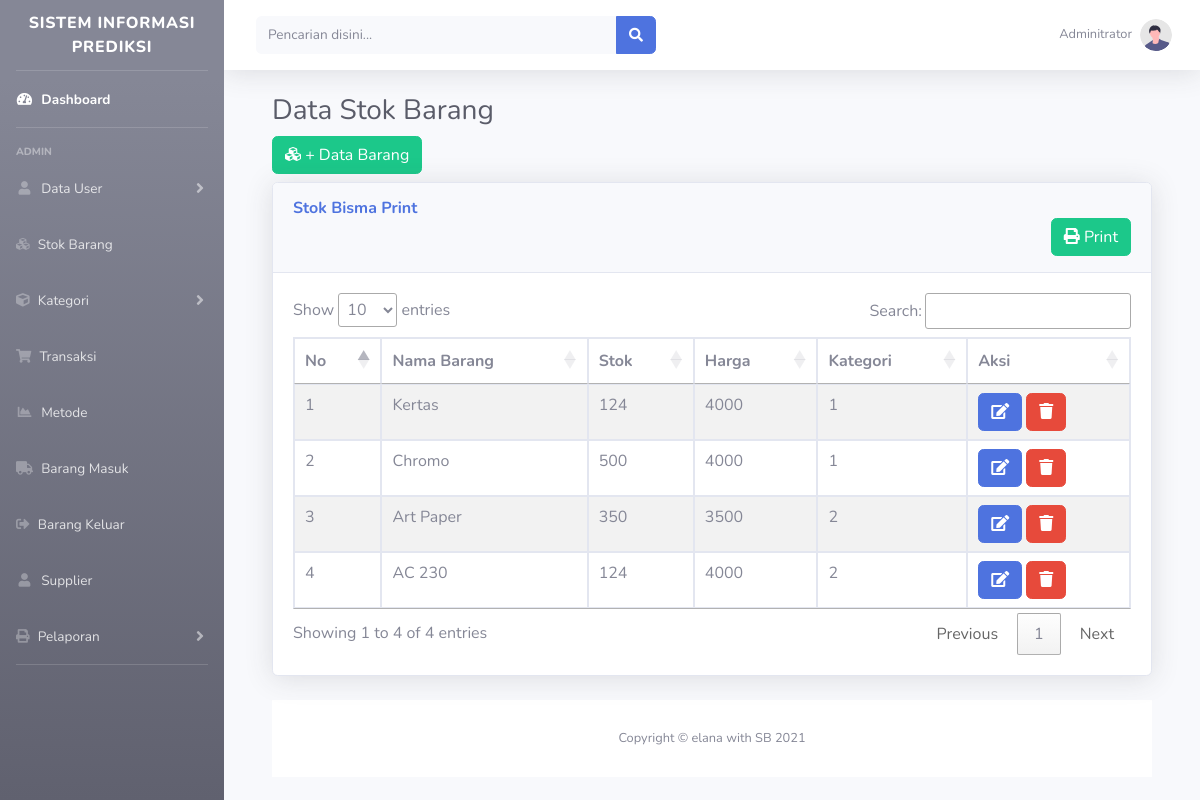
The app's page /?halaman=stok (signed in), older data.
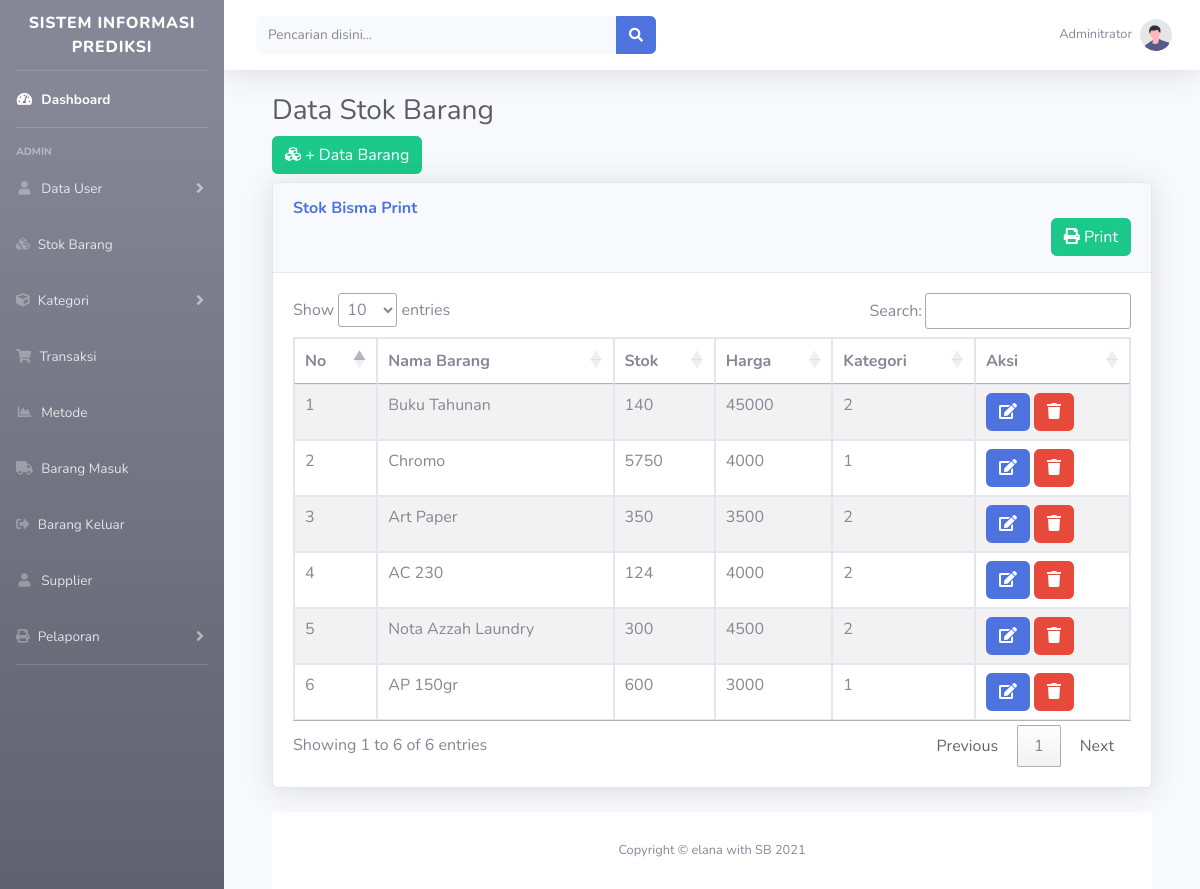
The same page, newer data.
### tables this page shows
CREATE TABLE `stok` (
  `id` int(11) NOT NULL,
  `nama_barang` varchar(150) NOT NULL,
  `jenis` varchar(100) NOT NULL,
  `stok` int(11) DEFAULT NULL,
  `harga` int(50) NOT NULL,
  `kategori` varchar(150) NOT NULL
);

### admin/stok/index_barang.php (the view)
<div class="container-fluid">
    <h1 class="h3 mb-2 text-gray-800">Data Stok Barang </h1>
    <div class="box">
        <div class="box-header">
            <h3 class="box-title"><span class="pull-right"><a href="?halaman=stok&aksi=tambah" class="btn btn-success"><i class="fa fa-cubes"></i> + Data Barang</a></span></h3>
           <div class="box">
            <div class="card shadow mb-4">
                <div class="card-header py-3">
                    <h6 class="m-0 font-weight-bold text-primary">Stok Bisma Print</h6>
                     <span class="float-right">
                    <a href="?halaman=stok&aksi=print" class="btn btn-success"><i class="fa fa-print"></i> Print </a></span>
                </div>
                <div class="card-body">
                    <div class="table-responsive">
                        <table id="example1" class="table table-bordered table-striped">
                            <thead>
                                <tr>
                                    <th>No</th>
                                    <th>Nama Barang</th>
                                    <th>Stok</th>
                                    <th>Harga</th>
                                    <th>Kategori</th>
                                    <th>Aksi</th>
                                </tr>
                            </thead>
                            <tbody>
                                <?php
                                $no = 1;
                                $sql = "select * from stok";
                                $query = mysqli_query($conn, $sql);
                                while ($row = mysqli_fetch_assoc($query)) :
                                ?>
                                    <tr>
                                        <td><?= $no ?></td>
                                        <td><?= $row['nama_barang'] ?></td>
                                        <td><?= $row['stok'] ?></td>
                                        <td><?= $row['harga'] ?></td>
                                        <td><?= $row['kategori'] ?></td>
                                        <td>
                                            <a href="?halaman=stok&aksi=edit&id=<?= $row['id'] ?>" class="btn btn-primary"><i class="fa fa-edit"></i></a>
                                            <a href="?halaman=stok&aksi=delete&id=<?= $row['id'] ?>" class="btn btn-danger" onclick="return confirm('Apakah data akan dihapus?')"><i class="fa fa-trash"></i></a>
                                        </td>
                                    </tr>
                                <?php $no++;
                                endwhile; ?>
                            </tbody>
                        </table>
                    </div>
                </div>
            </div>
        </div>

### index.php (shortened to what this page needs)
<?php
include 'config/connection.php';
?>
<!DOCTYPE html>
<html lang="en">
<head>
    <link href="assets/vendor/fontawesome-free/css/all.min.css" rel="stylesheet" type="text/css">
    <link rel="stylesheet" type="text/css" href="//cdn.datatables.net/1.10.24/css/jquery.dataTables.min.css">
    <link href="assets/css/sb-admin-2.min.css" rel="stylesheet">
</head>
<body id="page-top">
    <div id="wrapper">
        <ul class="navbar-nav bg-gradient-secondary sidebar sidebar-dark accordion" id="accordionSidebar">
            <a class="sidebar-brand d-flex align-items-center justify-content-center" href="index.php">
                <div class="admin-brand-content font-secondary">SISTEM INFORMASI PREDIKSI</div>
            </a>
            <hr class="sidebar-divider my-0">
            <li class="nav-item active">
                <a class="nav-link" href="index.php">
                    <i class="fas fa-fw fa-tachometer-alt"></i>
                    <span>Dashboard </span></a>
            </li>
            <hr class="sidebar-divider">
            <div class="sidebar-heading">
                Admin
            </div>
            <li class="nav-item">
                <a class="nav-link collapsed" href="#" data-toggle="collapse" data-target="#collapsePages" aria-expanded="true" aria-controls="collapsePages">
                    <i class="fas fa-fw fa-user"></i>
                    <span>Data User </span>
                </a>
            </li>
            <li class="nav-item">
                <a class="nav-link" href="?halaman=stok">
                    <i class="fa fa-cubes" aria-hidden="true"></i>
                    <span>Stok Barang</span></a>
            </li>
            <li class="nav-item">
                <a class="nav-link collapsed" href="#" data-toggle="collapse" data-target="#collapseTwo" aria-expanded="true" aria-controls="collapseTwo">
                    <i class="fa fa-cube"></i>
                    <span>Kategori</span>
                </a>
            </li>
            <li class="nav-item">
                <a class="nav-link" href="?halaman=stok">
                    <i class="fa fa-shopping-cart" aria-hidden="true"></i>
                    <span>Transaksi</span></a>
            </li>
            <li class="nav-item">
                <a class="nav-link" href="404.html">
                    <i class="fas fa-fw fa-chart-area"></i>
                    <span>Metode</span></a>
            </li>
            <li class="nav-item">
                <a class="nav-link" href="?halaman=barang_masuk">
                    <i class="fa fa-truck" aria-hidden="true"></i>
                    <span>Barang Masuk</span></a>
            </li>
            <li class="nav-item">
                <a class="nav-link" href="?halaman=barang_keluar">
                    <i class="fas fa-sign-out-alt" aria-hidden="true"></i>
                    <span>Barang Keluar</span></a>
            </li>
            <li class="nav-item">
                <a class="nav-link" href="?halaman=supplier">
                    <i class="fas fa-fw fa-user" aria-hidden="true"></i>
                    <span>Supplier</span></a>
            </li>
            <li class="nav-item">
                <a class="nav-link collapsed" href="#" data-toggle="collapse" data-target="#collapseUtilities" aria-expanded="true" aria-controls="collapseUtilities">
                    <i class="fa fa-print" aria-hidden="true"></i>
                    <span>Pelaporan</span>
                </a>
            </li>
            <hr class="sidebar-divider d-none d-md-block">
        </ul>
        <div id="content-wrapper" class="d-flex flex-column">
            <div id="content">
                <nav class="navbar navbar-expand navbar-light bg-white topbar mb-4 static-top shadow">
                    <form class="d-none d-sm-inline-block form-inline mr-auto ml-md-3 my-2 my-md-0 mw-100 navbar-search">
                        <div class="input-group">
                            <input type="text" class="form-control bg-light border-0 small" placeholder="Pencarian disini..." aria-label="Search" aria-describedby="basic-addon2">
                            <div class="input-group-append">
                                <button class="btn btn-primary" type="button">
                                    <i class="fas fa-search fa-sm"></i>
                                </button>
                            </div>
                        </div>
                    </form>
                    <ul class="navbar-nav ml-auto">
                        <li class="nav-item dropdown no-arrow">
                            <a class="nav-link dropdown-toggle" href="#" id="userDropdown" role="button" data-toggle="dropdown" aria-haspopup="true" aria-expanded="false">
                                <span class="mr-2 d-none d-lg-inline text-gray-600 small">Adminitrator</span>
                                <img class="img-profile rounded-circle" src="assets/img/undraw_profile.svg">
                            </a>
                        </li>
                    </ul>
                </nav>
                <div class="container-fluid">
                    <?php
                    $page = @$_GET['halaman'];
                    $aksi = @$_GET['aksi'];
                    $page = strtolower($page);
                    switch ($page) {
                        case 'stok':
                            if ($aksi == "tambah") {
                                include 'page/stok/create_barang.php';
                            } elseif ($aksi == "edit") {
                                include 'page/stok/edit_barang.php';
                            } elseif ($aksi == "delete") {
                                include 'page/stok/delete_barang.php';
                            } else {
                                include 'page/stok/index_barang.php';
                            }
                            break;
                    }
                    ?>
                </div>
                <footer class="sticky-footer bg-white">
                    <div class="container my-auto">
                        <div class="copyright text-center my-auto">
                            <span>Copyright &copy; elana with SB <?= date("Y") ?></span>
                        </div>
                    </div>
                </footer>
            </div>
        </div>
</body>
</html>

Row changes from the older to the newer data that the page shows:
changed stok: nama_barang "Kertas" → "Buku Tahunan"; stok "124" → "140"; harga "4000" → "45000"; kategori "1" → "2"
changed stok "Chromo": stok "500" → "5750"
added stok: nama_barang "Nota Azzah Laundry", stok "300", harga "4500", kategori "2"
added stok: nama_barang "AP 150gr", stok "600", harga "3000", kategori "1"
Text that changed along with them:
text written by a page script: "Show entries Search: Showing 1 to 4 of 4 entries Previous 1 Next" → "Show entries Search: Showing 1 to 6 of 6 entries Previous 1 Next"
